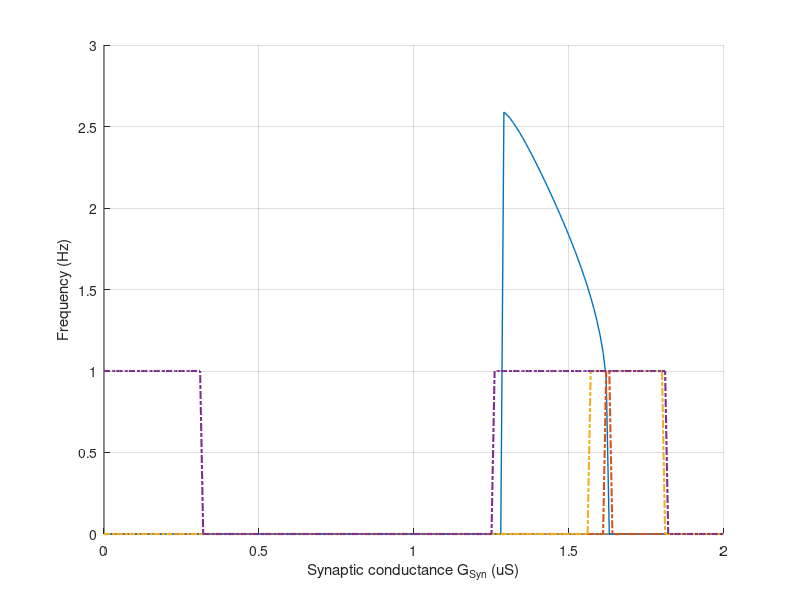

Write the MATLAB code that produced this figure. (Note: this script raises an error after producing the figure.)
clear all
clc

G = 0:0.01:2;

load('F1.mat')
PF = F;

load('F2.mat')
fs = F;

load('F3.mat')
fm = F;

load('F4.mat')
fl = F;

figure (1)
hold on 
plot(G,PF,'LineWidth',1)
plot(G,fs,'-.','LineWidth',1.5)
plot(G,fm,'-.','LineWidth',1.5)
plot(G,fl,'-.','LineWidth',1.5)
grid on 

xlabel('Synaptic conductance G_S_y_n (uS)')
ylabel('Frequency (Hz)')
set(gcf,'Position',[500 200 600 400])

col = [0.25, 0.25, 0.25;0, 0.4470, 0.7410;0.8500, 0.3250, 0.0980;0.4940, 0.1840, 0.5560];
colororder(col)

% figure (2)
% subplot(1,4,1)
% plot(G,PF,'k','LineWidth',1)
% grid on 
% xlabel('Synaptic conductance  G_s_y_n (uS)')
% ylabel('Frequency (Hz)')
% subplot(1,4,2)
% plot(G,fs,'k','LineWidth',1)
% grid on 
% xlabel('Synaptic conductance  G_s_y_n (uS)')
% subplot(1,4,3)
% plot(G,fm,'k','LineWidth',1)
% grid on 
% xlabel('Synaptic conductance  G_s_y_n (uS)')
% subplot(1,4,4)
% plot(G,fl,'k','LineWidth',1)
% grid on 
% xlabel('Synaptic conductance  G_s_y_n (uS)')
% 
% ylim([0 3])
% set(gcf,'Position',[500 200 1400 250])